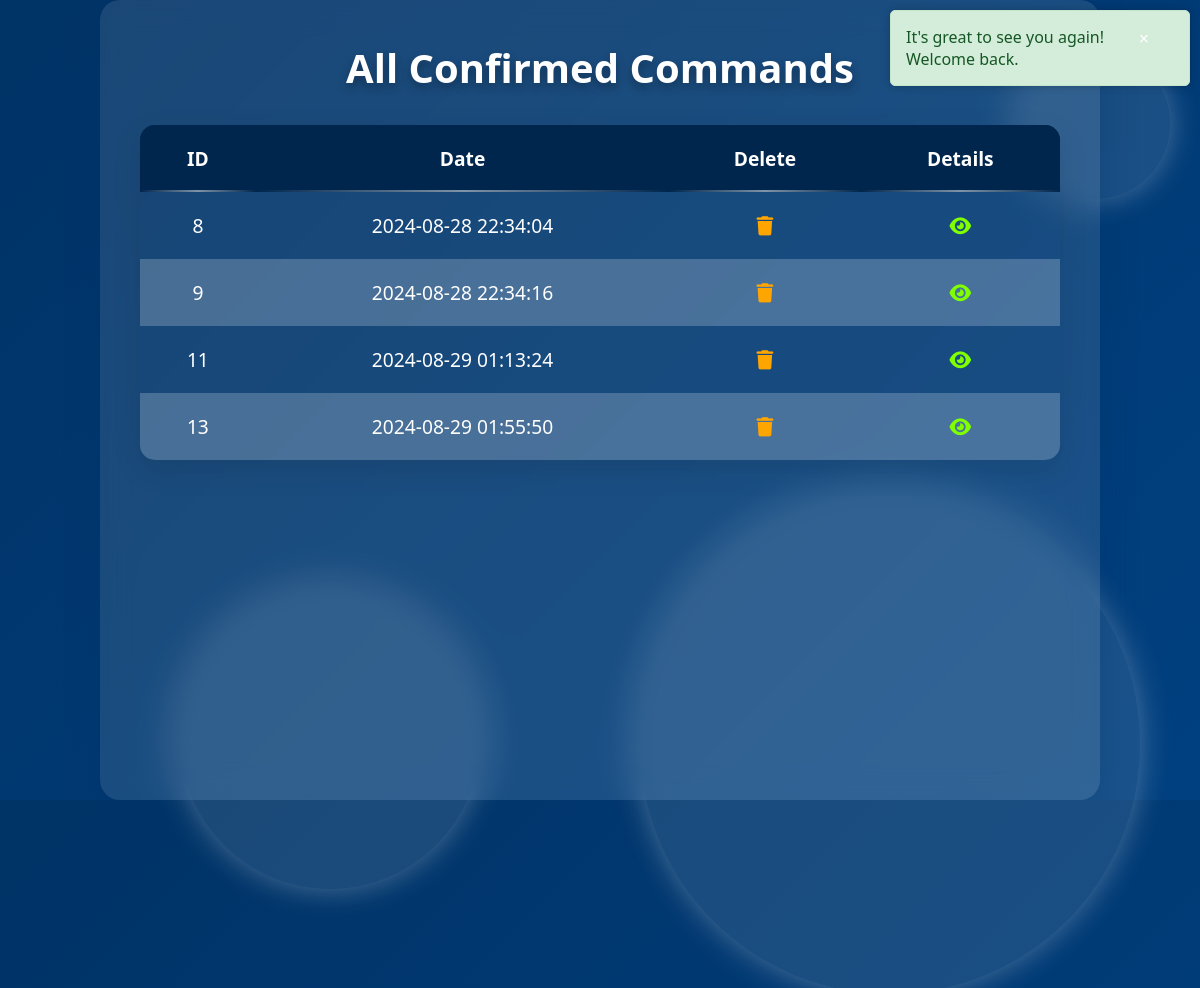
Screenshot of /views/admin/commands/cancledCommands.php (signed in) with the database file from the repository.
### tables this page shows
CREATE TABLE `commandes` (
  `idCom` int(11) NOT NULL,
  `dateCom` datetime NOT NULL DEFAULT current_timestamp(),
  `quantite` int(11) NOT NULL,
  `montant` double NOT NULL,
  `idUtilisateur` int(11) DEFAULT NULL,
  `idPro` int(11) DEFAULT NULL,
  `etat` enum('P','A','V') DEFAULT 'P'
);

### models/Commande.php (called while the page is built, shortened)
<?php
class Commande extends Connection {
    public function allAnnCommands() {
        $pdo = $this->connect();
        $query = "SELECT * FROM commandes WHERE etat = 'A'";
        $stmt = $pdo->prepare($query);
        try {
            $stmt->execute();
            return $stmt->fetchAll(PDO::FETCH_ASSOC);
        } catch (PDOException $e) {
            echo "Erreur lors de la récupération des commandes annulées : " . $e->getMessage();
            return false;
        }
    }
}
?>

### views/admin/commands/cancledCommands.php (the view, shortened to what this page needs)
<?php
if(!isset($_SESSION['admin_logged_in'])){
    $_SESSION['MessageE'] = 'You Have No Access Without Authentification !';
    header('Location: ../connexion/login.php');
}
else{
    include_once('../../../models/Commande.php');
    $com = new Commande();
    $commandes = $com->allAnnCommands();
}
?>
<!DOCTYPE html>
<html lang="en">
<head>
    <link rel="stylesheet" href="../../assets/sidebar.css">
    <link rel="stylesheet" href="https://cdnjs.cloudflare.com/ajax/libs/font-awesome/6.0.0-beta3/css/all.min.css">
</head>
<body>
    <div class="container">
         <div class="page">
            <div class="commands">
                <div class="toggleSidebar">
                </div>
                <h1>All Confirmed Commands</h1>
<table>
    <thead>
        <tr>
            <th>ID</th>
            <th>Date</th>
            <th>Delete</th>
            <th>Details</th>
        </tr>
    </thead>
    <tbody>
        <?php foreach($commandes as $x) : ?>
        <tr>
            <td><?php echo $x['idCom'] ?></td>
            <td><?php echo $x['dateCom'] ?></td>
            <td>
                <a onclick="return confirmDelete();" style="color: orange;" href="../../../controllers/commandesController.php?action=delete&id=<?php echo $x['idCom'] ?>">
                    <i class="fa-solid fa-trash"></i>
                </a>
            </td>
            <td>
                <a href="detailsCmd.php?idCom=<?php echo $x['idCom'] ?>" style="color: chartreuse;">
                    <i class="fa-solid fa-eye"></i>
                </a>
            </td>
        </tr>
        <?php endforeach ; ?>
    </tbody>
</table>
            </div>
         </div>
    </div>
    <div class="decorative-elements">
        <div class="circle small"></div>
        <div class="circle medium"></div>
        <div class="circle large"></div>
    </div>
</body>
</html>

### views/assets/sidebar.css (style rules this page uses)
:root { --body: #ececec; --darkMode: #003366; --lightMode: #fff; --text: #000; --footer: #fff; --sidebar: #003366; }
body { height: 100vh; margin: 0; padding: 0; background-color: var(--body); user-select: none; overflow-y: unset; }
* { font-family: 'roboto', sans-serif; padding: 0; margin: 0; transition: .3s; }
.container { width: 100%; height: 100%; display: flex; float: row; flex-wrap: nowrap; }
.page { width: 100%; height: 100vh; display: flex; flex-direction: column; align-items: center; gap: 8px; overflow-y: scroll; }
.toggleSidebar { position: fixed; top: 0; right: 0; margin: 10px; padding: 14px; z-index: 99999; background: #003366; border-radius: 50%; display: flex; align-items: center; justify-content: center; cursor: pointer; }

### views/admin/commands/cancledCommands.php (style rules this page uses)
* { box-sizing: border-box; margin: 0; padding: 0; font-family: 'Segoe UI', Tahoma, Geneva, Verdana, sans-serif; }
body { background: linear-gradient(135deg, #003366, #004080); color: #fff; display: flex; align-items: center; justify-content: center; min-height: 100vh; overflow: hidden; scrollbar-width: none; }
.commands { background: rgba(255, 255, 255, 0.1); backdrop-filter: blur(15px); border-radius: 20px; padding: 40px; width: 100%; height: 100vh; max-width: 1000px; box-shadow: 0 15px 35px rgba(0, 51, 102, 0.3); position: relative; overflow: hidden; overflow-y: scroll; }
h1 { font-size: 2.5em; margin-bottom: 30px; color: #fff; text-shadow: 0 5px 10px rgba(0, 0, 0, 0.3); text-align: center; }
table { width: 100%; border-collapse: collapse; margin-top: 20px; overflow: hidden; border-radius: 15px; box-shadow: 0 10px 30px rgba(0, 0, 0, 0.1); }
table thead { background-color: #003366; color: #fff; }
th, td { padding: 20px; text-align: center; font-size: 1.2em; }
th { background-color: #00264d; color: #fff; position: relative; }
th::after { content: ""; position: absolute; width: 100%; height: 2px; background: linear-gradient(90deg, transparent, rgba(255, 255, 255, 0.5), transparent); bottom: 0; left: 0; animation: animate 2s linear infinite; }
tr:nth-child(even) { background-color: rgba(255, 255, 255, 0.2); }
tr:nth-child(odd) { background-color: rgba(0, 51, 102, 0.1); }
td { position: relative; }
.decorative-elements { position: absolute; top: 0; left: 0; width: 100%; height: 100%; pointer-events: none; z-index: -1; }
.circle { position: absolute; border-radius: 50%; background: rgba(255, 255, 255, 0.1); box-shadow: 0 0 30px rgba(255, 255, 255, 0.3); animation: float 6s ease-in-out infinite; }
.circle.small { width: 150px; height: 150px; top: 5%; left: 85%; animation-duration: 8s; }
.circle.medium { width: 300px; height: 300px; bottom: 10%; left: 15%; }
.circle.large { width: 500px; height: 500px; top: 50%; right: 5%; animation-duration: 10s; }

### rows the page displays
commandes: idCom "8", dateCom "2024-08-28 22:34:04"
commandes: idCom "9", dateCom "2024-08-28 22:34:16"
commandes: idCom "11", dateCom "2024-08-29 01:13:24"
commandes: idCom "13", dateCom "2024-08-29 01:55:50"
